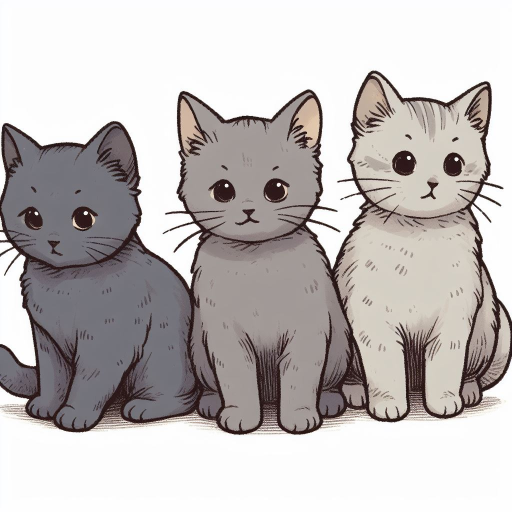
#> input picture BackgroundChange/pisici.jpg, 1024 x 1024 px (shown at 1/2 size)
$ python test_background.py
#> lines starting #> are read from the running program, lines starting #| are printed output that depends on the picture; after the words box and inside, x2 and y2 are one past the last pixel; in counts of white or black regions, pixels touching at a corner belong together
import cv2
import numpy as np
import matplotlib.pyplot as plt

if __name__ == "__main__":
    # loading main image
    main_image = cv2.imread("../pisici.jpg")
#> main_image is the input picture: shape (1024, 1024, 3); mean B, G, R 186.4, 187.3, 192.1

    # loading background image
    background_image = cv2.imread("../perdea.jpg")
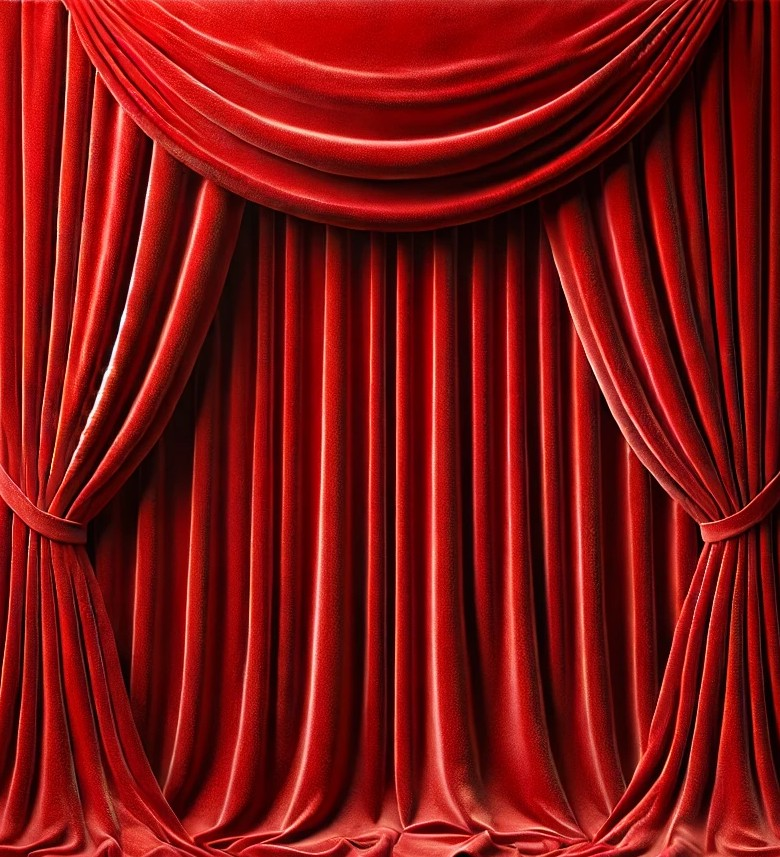
#> input picture BackgroundChange/perdea.jpg, 780 x 857 px
#> background_image is the input picture: shape (857, 780, 3); mean B, G, R 17.3, 18.4, 125.8

    # converting the main image to grayscale for thresholding
    gray_image = cv2.cvtColor(main_image, cv2.COLOR_BGR2GRAY)

    # apply binary thresholding to separate the foreground (el gatos)
    # adjust the threshold value for the best result
    _, binary_mask = cv2.threshold(gray_image, 100, 255, cv2.THRESH_BINARY_INV)
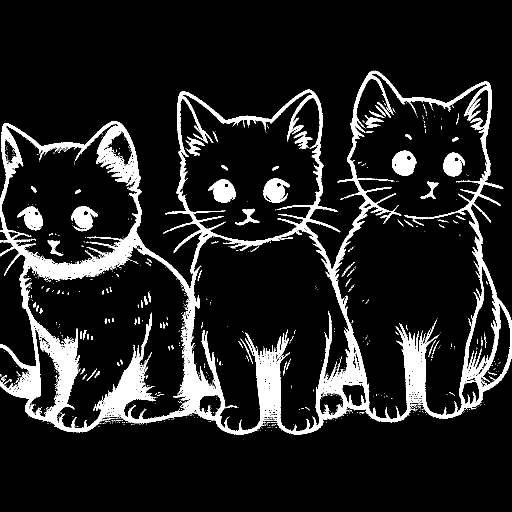
#> binary_mask: shape (1024, 1024) (shown at 1/2 size); 11.9% white; 898 white regions (814 under 20 px), largest, box (x1, y1, x2, y2) and area: (0, 141, 1024, 870) 107321, (784, 301, 833, 352) 1777, (527, 357, 579, 406) 1695

    # resize the background image to match the main image's dimensions)
    background_resized = cv2.resize(background_image, (main_image.shape[1], main_image.shape[0]))
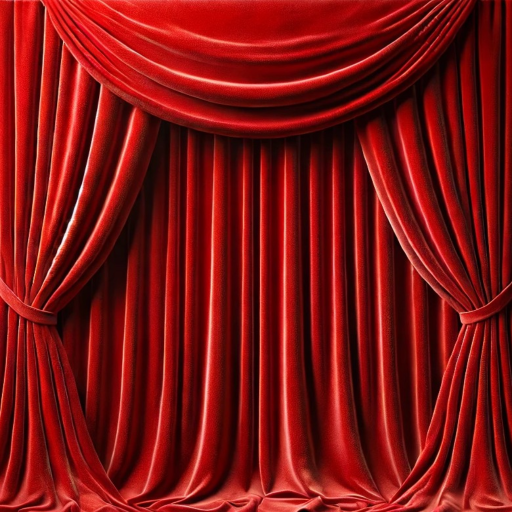
#> background_resized: shape (1024, 1024, 3) (shown at 1/2 size); mean B, G, R 17.2, 18.3, 125.7

    # create a mask for the main subject
    # flood fill to create the inverse of the mask
    flood_filled = binary_mask.copy()
    h, w = binary_mask.shape[:2]
#> h = 1024; w = 1024
    mask = np.zeros((h + 2, w + 2), np.uint8)
    cv2.floodFill(flood_filled, mask, (0, 0), 255)
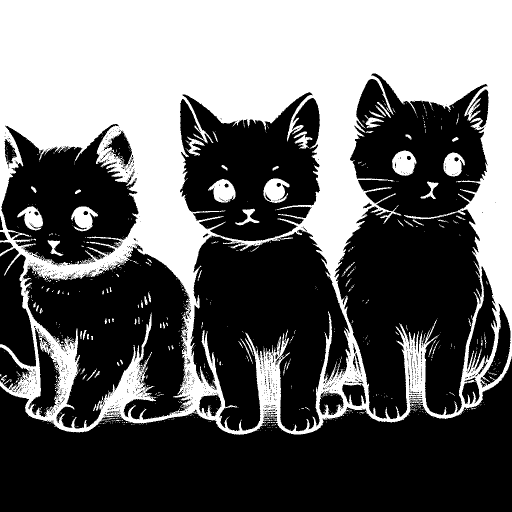
#> flood_filled: shape (1024, 1024) (shown at 1/2 size); 39.9% white; 897 white regions (813 under 20 px), largest, box (x1, y1, x2, y2) and area: (0, 0, 1024, 870) 401549, (784, 301, 833, 352) 1777, (527, 357, 579, 406) 1695
    flood_filled_inv = cv2.bitwise_not(flood_filled)

    # use the mask to extract the subject from the main image
    foreground = cv2.bitwise_and(main_image, main_image, mask=flood_filled_inv)
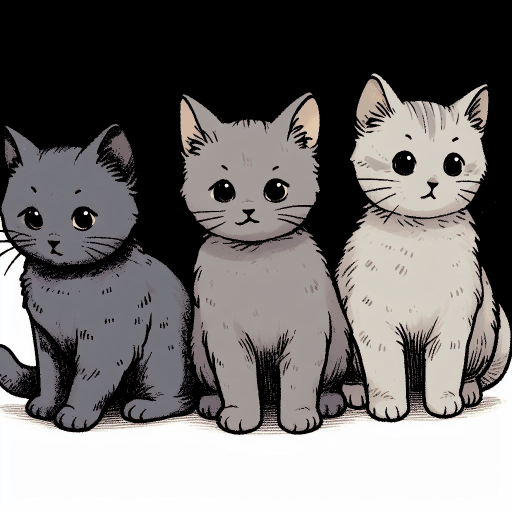
#> foreground: shape (1024, 1024, 3) (shown at 1/2 size); mean B, G, R 110.2, 111.2, 114.2

    # mask the background to replace it with the texture
    background = cv2.bitwise_and(background_resized, background_resized, mask=flood_filled)
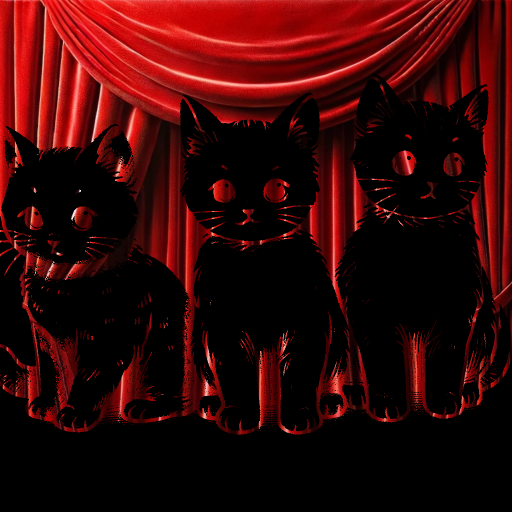
#> background: shape (1024, 1024, 3) (shown at 1/2 size); mean B, G, R 6.2, 6.5, 51.7

    # combine the subject with the new background
    result = cv2.add(foreground, background)
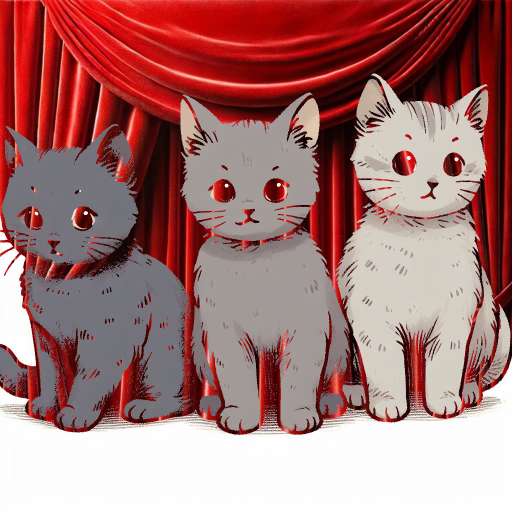
#> result: shape (1024, 1024, 3) (shown at 1/2 size); mean B, G, R 116.4, 117.7, 165.9

    # display the result
    plt.figure(figsize=(10, 10))
    plt.imshow(cv2.cvtColor(result, cv2.COLOR_BGR2RGB))
    plt.title("Final image with background")
    plt.axis('off')
    plt.show()
